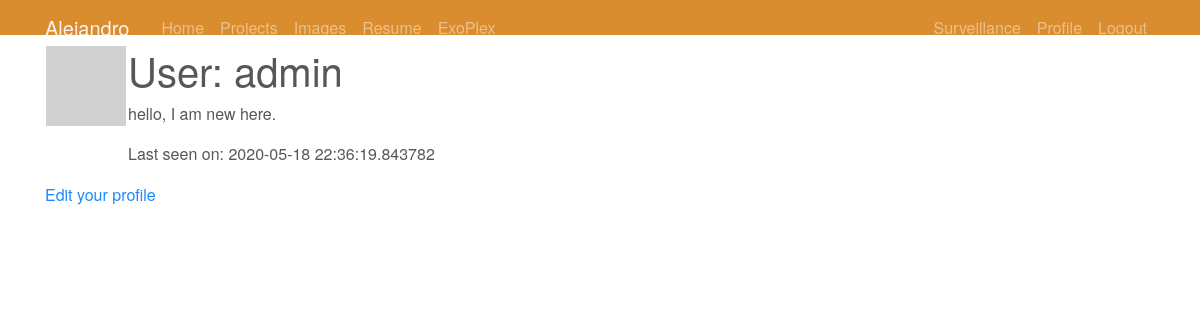
The app's page /user/admin (signed in) with its own data.
### app/models.py (models this page shows, shortened)
class User(db.Model, UserMixin):
    id = db.Column(db.Integer, primary_key = True)
    username = db.Column(db.String(20), unique = True, nullable = True, default = 'user') # no duplicates allowed
    email = db.Column(db.String(120), index=True, unique=True, default = 'none@none.com')
    password_hash = db.Column(db.String(10), unique = True, nullable = True, default = 'None')
    about_me = db.Column(db.String(140)) # 140 character about me
    last_seen = db.Column(db.DateTime, default = datetime.utcnow)
    def avatar(self, size):
        email = (self.email if self.email else 'defaul@default.com')
        digest = md5(email.lower().encode('utf-8')).hexdigest()
        return 'https://www.gravatar.com/avatar/{}?d=identicon&s={}'.format(
            digest, size)

### app/routes.py (the view)
@app.route("/user/<username>")
@login_required
def user(username):
    user = User.query.filter_by(username=username).first_or_404()
    return render_template("user.html", user = user)

### app/models.py (called while the page is built)
@login_manager.user_loader
def load_user(user_id):
    return User.query.get(int(user_id))

### app/routes.py (called while the page is built)
@app.before_request
def before_request():
    if current_user.is_authenticated:
        current_user.last_seen = datetime.utcnow()
        db.session.commit()

### app/templates/user.html
{% extends "layout.html" %}
{% block content %}
    <table>
        <tr valign="top">
            <td><img src="{{ user.avatar(128) }}"></td>
            <td>
                <h1>User: {{ user.username }}</h1>
                {% if user.about_me %}<p>{{ user.about_me }}</p>{% endif %}
                {% if user.last_seen %}<p>Last seen on: {{ user.last_seen }}</p>{% endif %}
            </td>
        </tr>
    </table>
    {% if user == current_user %}
    <p><a href="{{ url_for('edit_profile') }}">Edit your profile</a></p>
    {% endif %}
{% endblock %}

### app/static/css/main.css (style rules this page uses)
body { margin: 0; padding: 0; font-family: "Helvetica Neue", Helvetica, Arial, sans-serif; color: #444; }

### records on screen
User: username "admin", about_me "hello, I am new here.", last_seen "2020-05-18 22:36:19.843782"
